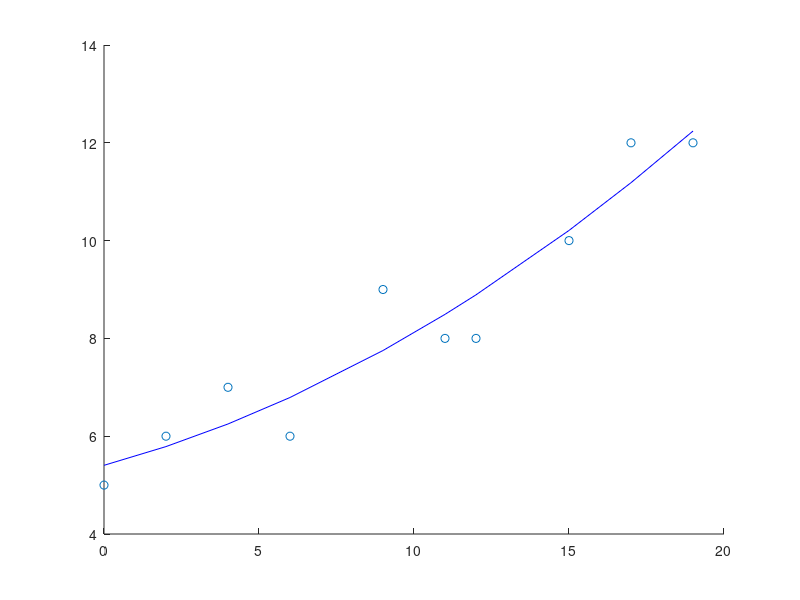

This chart was generated by the following MATLAB code:
%EXP 6
x = [0 2 4 6 9 11 12 15 17 19];
y = [5 6 7 6 9 8 8 10 12 12];
%p = polyfit(x,y,1); % for linear regression
p = polyfit(x,y,2); % for quadratic regression

scatter(x,y,'r*');
%y1 = p(2) + p(1)*x;
y1 = p(2)*x + p(1)*(x.^2) + p(3);
hold on;
plot (x,y1,'-b');

